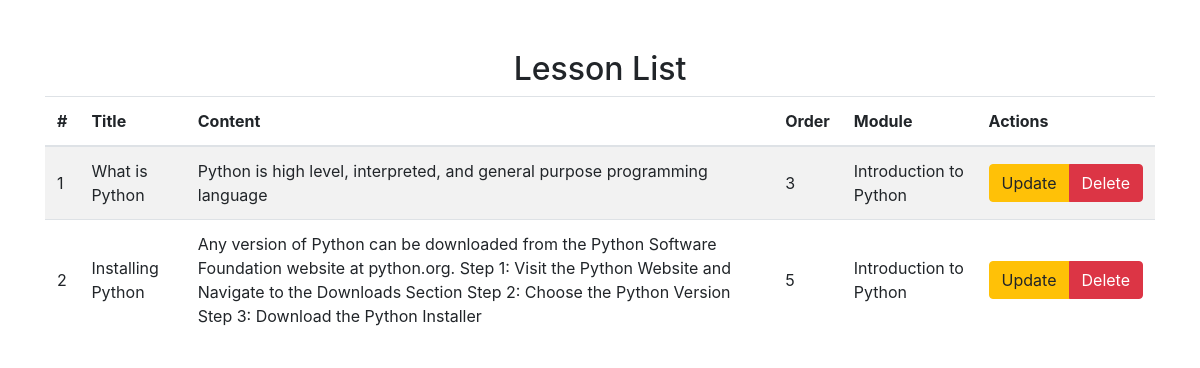
Screenshot of /lessons/ with the database file from the repository.
### onlineapp/models.py (models this page shows, shortened)
class Lesson(models.Model):
    module = models.ForeignKey(Module, on_delete=models.CASCADE, related_name='lessons')
    title = models.CharField(max_length=200)
    content = models.TextField()
    order = models.PositiveIntegerField()
    class Meta:
        ordering = ['order']

class Module(models.Model):
    course = models.ForeignKey(Course, on_delete=models.CASCADE, related_name='modules')
    title = models.CharField(max_length=200)
    description = models.TextField()
    order = models.PositiveIntegerField()
    class Meta:
        ordering = ['order']

### onlineapp/views.py (the view)
# urls.py: path('lessons/', views.lesson_list, name='lesson_list'),
def lesson_list(request):
    lessons = Lesson.objects.all()
    return render(request, 'lessons/lesson_list.html', {'lessons': lessons})

### onlineapp/templates/lessons/lesson_list.html (shortened to what this page needs)
<!DOCTYPE html>
<html lang="en">
<head>
    <link rel="stylesheet" href="https://stackpath.bootstrapcdn.com/bootstrap/4.5.2/css/bootstrap.min.css">
    <link rel="stylesheet" href="https://cdnjs.cloudflare.com/ajax/libs/animate.css/4.1.1/animate.min.css">
</head>
<body>
    <div class="container lesson-container">
        <h2 class="text-center">Lesson List</h2>
        <table class="table table-striped animate__animated animate__fadeInUp">
            <thead>
                <tr>
                    <th>#</th>
                    <th>Title</th>
                    <th>Content</th>
                    <th>Order</th>
                    <th>Module</th>
                    <th>Actions</th>
                </tr>
            </thead>
            <tbody>
                {% for lesson in lessons %}
                <tr>
                    <td>{{ forloop.counter }}</td>
                    <td>{{ lesson.title }}</td>
                    <td>{{ lesson.content }}</td>
                    <td>{{ lesson.order }}</td>
                    <td>{{ lesson.module.title }}</td>
                    <td>
                        <div class="btn-group" role="group" aria-label="Basic example">
                            <a href="{% url 'update_lesson' lesson.id %}" class="btn btn-warning">Update</a>
                            <a href="{% url 'delete_lesson' lesson.id %}" class="btn btn-danger" onclick="return confirm('Are you sure you want to delete this lesson?');">Delete</a>
                        </div>
                    </td>
                </tr>
                {% endfor %}
            </tbody>
        </table>
    </div>
</body>
</html>

### onlineapp/templates/lessons/lesson_list.html (style rules this page uses)
.lesson-container { margin-top: 50px; }
.table th, .table td { vertical-align: middle; }
.btn-group .btn { transition: transform 0.3s ease-in-out; }

### rows the page displays
Lesson: title "What is Python", content "Python is high level, interpreted, and general purpose programming language", order "3", module "Introduction to Python"
Lesson: title "Installing Python", content "Any version of Python can be downloaded from the Python Software Foundation website at python.org. Step 1: Visit the Python Website and Navigate to the Downloads Section Step 2: Choose the Python Version Step 3: Download the Python Installer", order "5", module "Introduction to Python"
